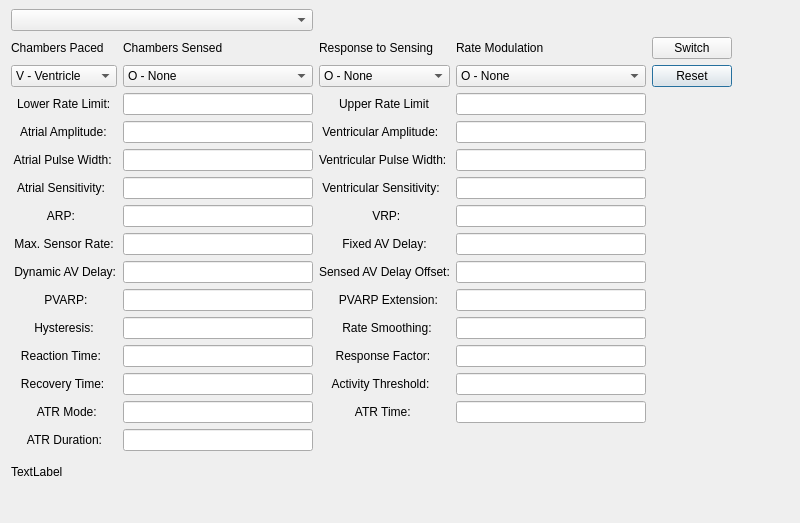
<?xml version="1.0" encoding="UTF-8"?>
<ui version="4.0">
 <class>Dialog</class>
 <widget class="QDialog" name="Dialog">
  <property name="geometry">
   <rect>
    <x>0</x>
    <y>0</y>
    <width>800</width>
    <height>523</height>
   </rect>
  </property>
  <property name="windowTitle">
   <string>Dialog</string>
  </property>
  <widget class="QWidget" name="horizontalLayoutWidget">
   <property name="geometry">
    <rect>
     <x>11</x>
     <y>9</y>
     <width>721</width>
     <height>478</height>
    </rect>
   </property>
   <layout class="QGridLayout" name="gridLayout">
    <property name="sizeConstraint">
     <enum>QLayout::SetMinimumSize</enum>
    </property>
    <item row="6" column="3">
     <widget class="QLineEdit" name="ventricularSensitivityField"/>
    </item>
    <item row="5" column="3">
     <widget class="QLineEdit" name="ventricularPulseWidthField"/>
    </item>
    <item row="10" column="1">
     <widget class="QLineEdit" name="arpField"/>
    </item>
    <item row="17" column="3">
     <widget class="QLineEdit" name="atrTimeField"/>
    </item>
    <item row="18" column="1">
     <widget class="QLineEdit" name="atrDurationField"/>
    </item>
    <item row="13" column="1">
     <widget class="QLineEdit" name="pvarpField"/>
    </item>
    <item row="11" column="3">
     <widget class="QLineEdit" name="FixedAVdelayField"/>
    </item>
    <item row="16" column="2">
     <widget class="QLabel" name="ActivityThresholdLabel">
      <property name="text">
       <string>    Activity Threshold:</string>
      </property>
     </widget>
    </item>
    <item row="1" column="1">
     <widget class="QLabel" name="chambersSensedLabel">
      <property name="text">
       <string>Chambers Sensed</string>
      </property>
     </widget>
    </item>
    <item row="17" column="0">
     <widget class="QLabel" name="atrModeLabel">
      <property name="text">
       <string>        ATR Mode:</string>
      </property>
     </widget>
    </item>
    <item row="14" column="1">
     <widget class="QLineEdit" name="hysteresisField"/>
    </item>
    <item row="12" column="2">
     <widget class="QLabel" name="AVdelayOffsetLabel">
      <property name="text">
       <string>Sensed AV Delay Offset:</string>
      </property>
     </widget>
    </item>
    <item row="1" column="0">
     <widget class="QLabel" name="chambersPacedLabel">
      <property name="text">
       <string>Chambers Paced</string>
      </property>
     </widget>
    </item>
    <item row="1" column="2">
     <widget class="QLabel" name="rtsLabel">
      <property name="text">
       <string>Response to Sensing</string>
      </property>
     </widget>
    </item>
    <item row="16" column="3">
     <widget class="QLineEdit" name="ActivityThresholdField"/>
    </item>
    <item row="12" column="1">
     <widget class="QLineEdit" name="DynamicAVdelayField"/>
    </item>
    <item row="5" column="2">
     <widget class="QLabel" name="ventricularPulseWidthLabel">
      <property name="text">
       <string>Ventricular Pulse Width:</string>
      </property>
     </widget>
    </item>
    <item row="4" column="2">
     <widget class="QLabel" name="ventricularAmplitudeLabel">
      <property name="text">
       <string> Ventricular Amplitude: </string>
      </property>
     </widget>
    </item>
    <item row="17" column="1">
     <widget class="QLineEdit" name="atrModeField"/>
    </item>
    <item row="4" column="1">
     <widget class="QLineEdit" name="atrialAmplitudeField"/>
    </item>
    <item row="2" column="0">
     <widget class="QComboBox" name="pacedComboBox">
      <property name="currentIndex">
       <number>2</number>
      </property>
      <item>
       <property name="text">
        <string>O - None</string>
       </property>
      </item>
      <item>
       <property name="text">
        <string>A - Atrium</string>
       </property>
      </item>
      <item>
       <property name="text">
        <string>V - Ventricle</string>
       </property>
      </item>
      <item>
       <property name="text">
        <string>D - Dual</string>
       </property>
      </item>
     </widget>
    </item>
    <item row="2" column="3">
     <widget class="QComboBox" name="rateModulationComboBox">
      <item>
       <property name="text">
        <string>O - None</string>
       </property>
      </item>
      <item>
       <property name="text">
        <string>R - Rate Modulation</string>
       </property>
      </item>
     </widget>
    </item>
    <item row="10" column="3">
     <widget class="QLineEdit" name="vrpField"/>
    </item>
    <item row="14" column="3">
     <widget class="QLineEdit" name="RateSmoothingField"/>
    </item>
    <item row="3" column="2" alignment="Qt::AlignHCenter">
     <widget class="QLabel" name="upperRateLimitLabel">
      <property name="text">
       <string>Upper Rate Limit</string>
      </property>
     </widget>
    </item>
    <item row="10" column="0">
     <widget class="QLabel" name="arpLabel">
      <property name="text">
       <string>           ARP:</string>
      </property>
     </widget>
    </item>
    <item row="6" column="0">
     <widget class="QLabel" name="atrialSensitivityLabel">
      <property name="text">
       <string>  Atrial Sensitivity:</string>
      </property>
     </widget>
    </item>
    <item row="12" column="3">
     <widget class="QLineEdit" name="AVdelayOffsetField"/>
    </item>
    <item row="15" column="3">
     <widget class="QLineEdit" name="ResponseFactorField"/>
    </item>
    <item row="3" column="0" alignment="Qt::AlignHCenter">
     <widget class="QLabel" name="lowerRateLimitLabel">
      <property name="text">
       <string>Lower Rate Limit:</string>
      </property>
     </widget>
    </item>
    <item row="5" column="1">
     <widget class="QLineEdit" name="atrialPulseWidthField"/>
    </item>
    <item row="11" column="2">
     <widget class="QLabel" name="FixedAVdelayLabel">
      <property name="text">
       <string>       Fixed AV Delay:</string>
      </property>
     </widget>
    </item>
    <item row="11" column="1">
     <widget class="QLineEdit" name="MaxSensorRateField"/>
    </item>
    <item row="15" column="0">
     <widget class="QLabel" name="ReactionTimeLabel">
      <property name="text">
       <string>   Reaction Time:</string>
      </property>
     </widget>
    </item>
    <item row="2" column="1">
     <widget class="QComboBox" name="sensedComboBox">
      <item>
       <property name="text">
        <string>O - None</string>
       </property>
      </item>
      <item>
       <property name="text">
        <string>A - Atrium</string>
       </property>
      </item>
      <item>
       <property name="text">
        <string>V - Ventricle</string>
       </property>
      </item>
      <item>
       <property name="text">
        <string>D - Dual</string>
       </property>
      </item>
     </widget>
    </item>
    <item row="18" column="0">
     <widget class="QLabel" name="atrDurationLabel">
      <property name="text">
       <string>     ATR Duration:</string>
      </property>
     </widget>
    </item>
    <item row="2" column="2">
     <widget class="QComboBox" name="responseComboBox">
      <item>
       <property name="text">
        <string>O - None</string>
       </property>
      </item>
      <item>
       <property name="text">
        <string>T - Triggered</string>
       </property>
      </item>
      <item>
       <property name="text">
        <string>I - Inhibited</string>
       </property>
      </item>
      <item>
       <property name="text">
        <string>D - Tracked</string>
       </property>
      </item>
     </widget>
    </item>
    <item row="4" column="3">
     <widget class="QLineEdit" name="ventricularAmplitudeField"/>
    </item>
    <item row="1" column="3">
     <widget class="QLabel" name="rateModulationLabel">
      <property name="text">
       <string>Rate Modulation</string>
      </property>
     </widget>
    </item>
    <item row="11" column="0">
     <widget class="QLabel" name="MaxSensorRateLabel">
      <property name="text">
       <string> Max. Sensor Rate:</string>
      </property>
     </widget>
    </item>
    <item row="13" column="2">
     <widget class="QLabel" name="pvarpExtensionLabel">
      <property name="text">
       <string>      PVARP Extension:</string>
      </property>
     </widget>
    </item>
    <item row="6" column="1">
     <widget class="QLineEdit" name="atrialSensitivityField"/>
    </item>
    <item row="2" column="4">
     <widget class="QPushButton" name="resetButton">
      <property name="text">
       <string>Reset</string>
      </property>
     </widget>
    </item>
    <item row="6" column="2">
     <widget class="QLabel" name="ventricularSensitivityLabel">
      <property name="text">
       <string> Ventricular Sensitivity:</string>
      </property>
     </widget>
    </item>
    <item row="14" column="0">
     <widget class="QLabel" name="hysteresisLabel">
      <property name="text">
       <string>       Hysteresis:</string>
      </property>
     </widget>
    </item>
    <item row="1" column="4">
     <widget class="QPushButton" name="switchButton">
      <property name="text">
       <string>Switch</string>
      </property>
     </widget>
    </item>
    <item row="15" column="2">
     <widget class="QLabel" name="ResponseFactorLabel">
      <property name="text">
       <string>     Response Factor:</string>
      </property>
     </widget>
    </item>
    <item row="14" column="2">
     <widget class="QLabel" name="RateSmoothingLabel">
      <property name="text">
       <string>       Rate Smoothing:</string>
      </property>
     </widget>
    </item>
    <item row="3" column="1">
     <widget class="QLineEdit" name="lowerRateLimitField"/>
    </item>
    <item row="4" column="0" alignment="Qt::AlignHCenter">
     <widget class="QLabel" name="atrialAmplitudeLabel">
      <property name="text">
       <string>Atrial Amplitude:</string>
      </property>
     </widget>
    </item>
    <item row="16" column="1">
     <widget class="QLineEdit" name="RecoveryTimeField"/>
    </item>
    <item row="17" column="2">
     <widget class="QLabel" name="atrTimeLabel">
      <property name="text">
       <string>           ATR Time:</string>
      </property>
     </widget>
    </item>
    <item row="3" column="3">
     <widget class="QLineEdit" name="upperRateLimitField"/>
    </item>
    <item row="16" column="0">
     <widget class="QLabel" name="RecoveryTimeLabel">
      <property name="text">
       <string>   Recovery Time:</string>
      </property>
     </widget>
    </item>
    <item row="15" column="1">
     <widget class="QLineEdit" name="ReactionTimeField"/>
    </item>
    <item row="13" column="0">
     <widget class="QLabel" name="pvarpLabel">
      <property name="text">
       <string>          PVARP:</string>
      </property>
     </widget>
    </item>
    <item row="5" column="0">
     <widget class="QLabel" name="atrialPulseWidthLabel">
      <property name="text">
       <string> Atrial Pulse Width:</string>
      </property>
     </widget>
    </item>
    <item row="10" column="2">
     <widget class="QLabel" name="vrpLabel">
      <property name="text">
       <string>                VRP:</string>
      </property>
     </widget>
    </item>
    <item row="19" column="0" colspan="5">
     <widget class="QLabel" name="errorLabel">
      <property name="text">
       <string>TextLabel</string>
      </property>
     </widget>
    </item>
    <item row="13" column="3">
     <widget class="QLineEdit" name="pvarpExtensionField"/>
    </item>
    <item row="12" column="0">
     <widget class="QLabel" name="DynamicAVdelayLabel">
      <property name="text">
       <string> Dynamic AV Delay:</string>
      </property>
     </widget>
    </item>
    <item row="0" column="0" colspan="2">
     <widget class="QComboBox" name="versionComboBox"/>
    </item>
   </layout>
  </widget>
 </widget>
 <resources/>
 <connections/>
</ui>
